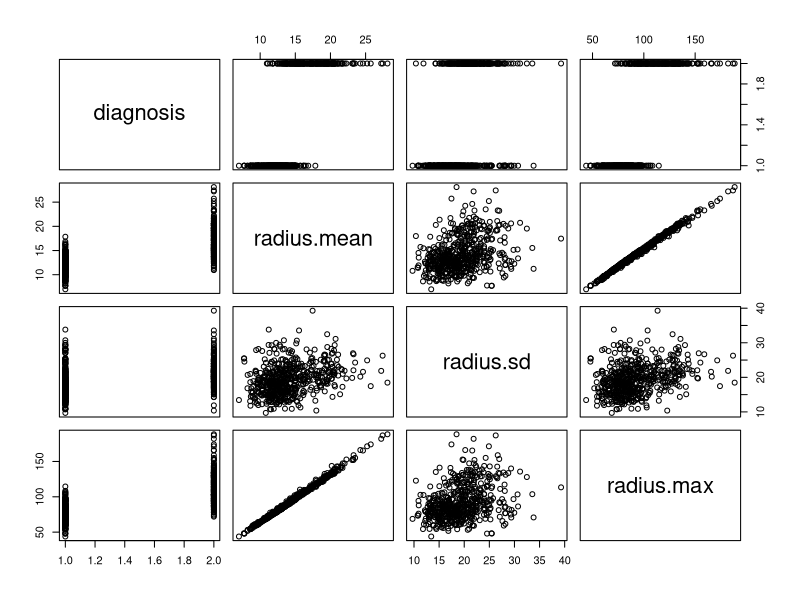
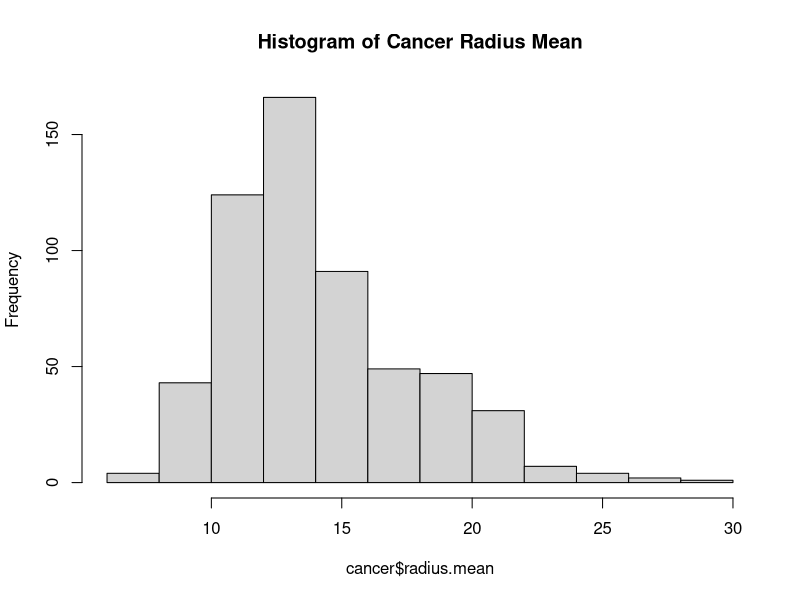
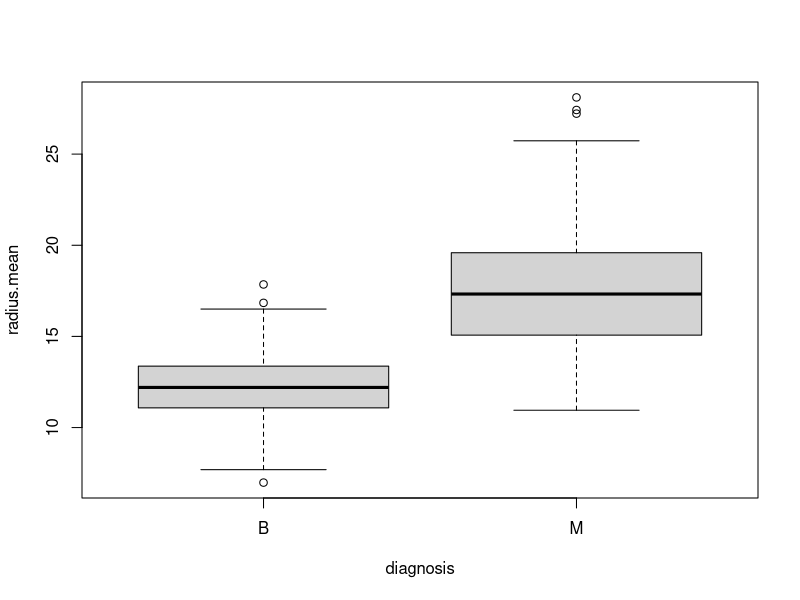

These charts were generated, in order, by the following R code:
## ---- chunk 1
knitr::opts_chunk$set(echo = TRUE)
library("magrittr")
library("tidyverse")
library("patchwork")
## ---- chunk 2
diamonds <- c(0.46, 0.61, 0.52, 0.48, 0.57,0.54)
summary(diamonds)
t.test(diamonds, mu = 0.5, alternative="greater")
## ---- chunk 3
?t.test
rnorm(diamonds, mean= 0.5, sd=1)
t.test(diamonds, mu= 0.5, conf.level = 0.99, alternative ="greater")
## ---- chunk 4
cancer <- read.csv("Data/BreastCancer_Wisconsin.csv")

## ---- chunk 5
summary(cancer)
head(cancer)
plot(cancer)

attach(cancer)
names(cancer)

class(diagnosis)
## ---- chunk 6
table(cancer$diagnosis == "B")
table(cancer$diagnosis)
## ---- chunk 7
prop.test(357,569, p= 0.6, alt="two.sided")
## ---- chunk 8
summary(cancer$radius.mean)
hist(cancer$radius.mean, main="Histogram of Cancer Radius Mean")
## ---- chunk 9
cancer %>%
  filter(diagnosis %in% c("M", "B")) %>%
  t.test(radius.mean ~ diagnosis, data = ., alt="two.sided")

cancer_B <- subset(cancer, cancer$diagnosis == "B")
cancer_M <- subset(cancer, cancer$diagnosis == "M")
View(cancer_B)


boxplot(radius.mean ~ diagnosis)

## ---- chunk 10
prop.test(357,569, p= 0.5, alt="two.sided", conf.level = 0.95)
